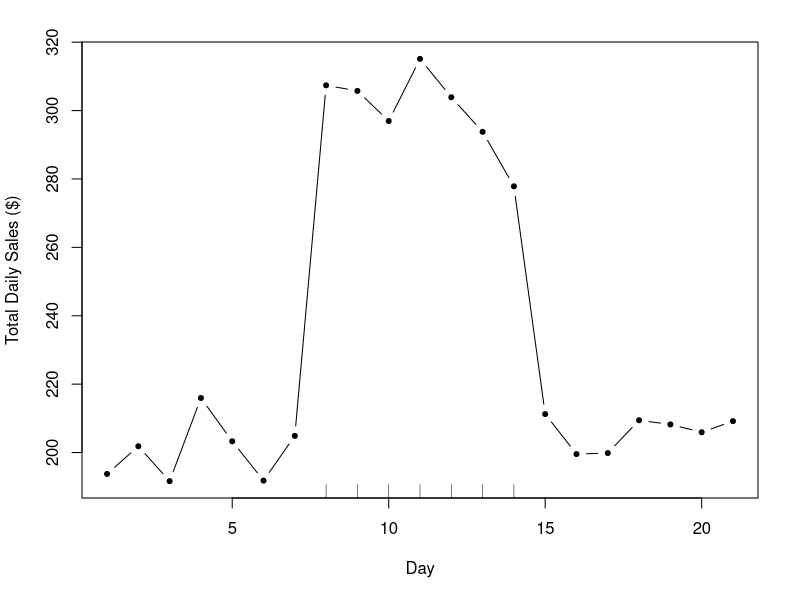
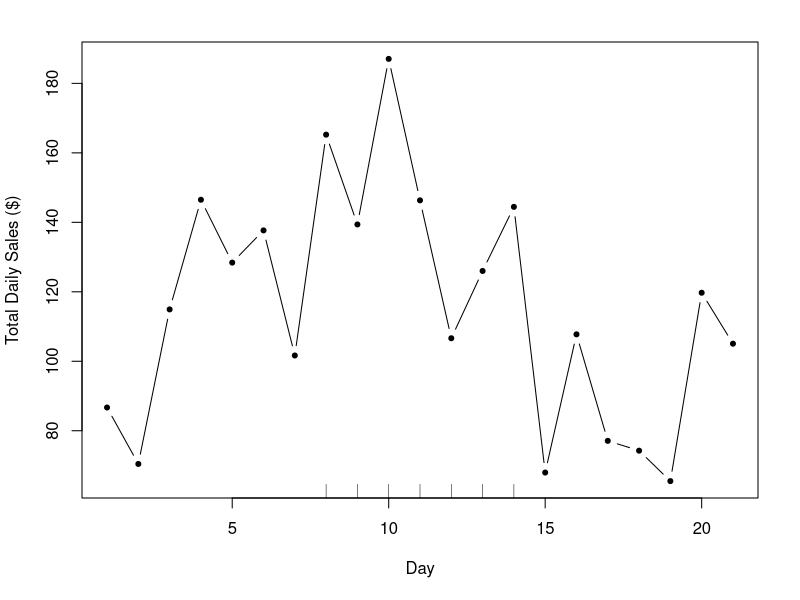
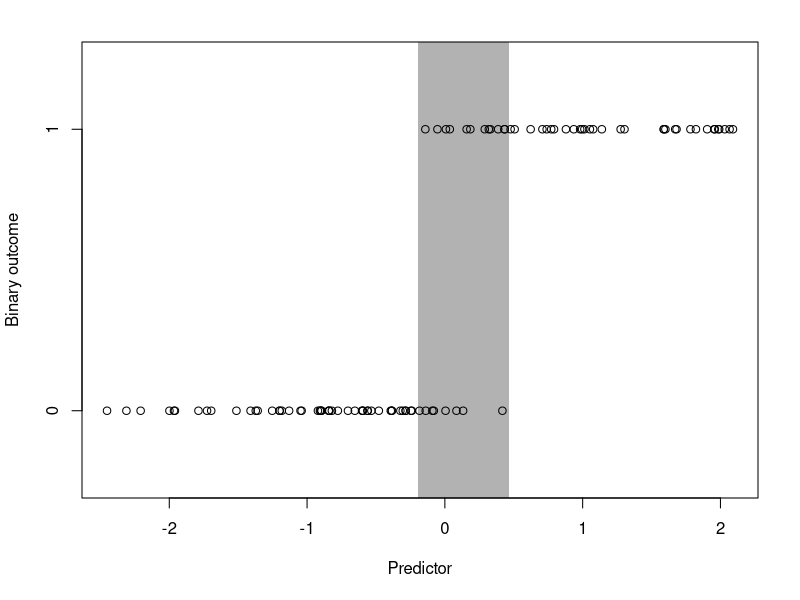

Write the R code that produced these figures, in order. (Note: this script raises an error after producing the figures.)
## ---- chunk 1
knitr::opts_chunk$set(echo = FALSE, fig.path = "images/formal-", comment = NA)
## ---- chunk 2
set.seed(1)
par(mar = c(5, 4, 2, 2) + .1)
x <- c(rep(0, 7), rep(1, 7), rep(0, 7))
tt <- 1:21
e <- rnorm(21, 0, 10)
y <- 200 + 100 * x + e
plot(tt, y, xlab = "Day", ylab = "Total Daily Sales ($)", type = "b", pch = 20)
rug(tt[x == 1])
## ---- chunk 3
fit <- lm(y ~ x)
## ---- chunk 4
data.frame(sales = y, campaign = x, day = tt)
## ---- chunk 5
set.seed(23)
par(mar = c(5, 4, 2, 2) + .1)
x <- c(rep(0, 7), rep(1, 7), rep(0, 7))
tt <- 1:21
e <- rnorm(21, 0, 30)
y <- 100 - 20 * cos(2 * pi * tt / 21) + 20 * x + e
plot(tt, y, xlab = "Day", ylab = "Total Daily Sales ($)", type = "b", pch = 20)
rug(tt[x == 1])
## ---- chunk 6
fit <- lm(y ~ x)
## ---- chunk 7
fit2 <- lm(y ~ x + poly(tt, 2))
## ---- chunk 8
fit3 <- lm(y ~ x + poly(tt, 4))
## ---- chunk 9
b1 <- round(coef(fit)[2], 2)
b2 <- round(coef(fit2)[2], 2)
b3 <- round(coef(fit3)[2], 2)
## ---- chunk 10
set.seed(2)
x <- rnorm(100)
logit.p <- 0 + 8 * x
y <- rbinom(100, 1, plogis(logit.p))
par(mar = c(5, 4, 2, 2) + .1)
plot(x, y, xlab = "Predictor", ylab = "Binary outcome", yaxt = "n", 
     ylim = c(-0.25, 1.25))
axis(2, 0:1, as.character(0:1))
first <- sort(x)[which(y[order(x)] == 1)[1]] - 0.05
last <- sort(x)[tail(which(y[order(x)] == 0), 1)] + 0.05
polygon(c(first, last, last, first), c(-1, -1, 2, 2), border = NA, 
        col = rgb(0, 0, 0, 0.3))
## ---- chunk 11
library(caret)
data(GermanCredit)
set.seed(20)
train.idx <- createDataPartition(y = GermanCredit$Class, 
                                 p = 0.75, 
                                 list = FALSE)
training <- GermanCredit[train.idx, ]
testing <- GermanCredit[-train.idx, ]
## ---- chunk 12
set.seed(100)
fit <- train(Class ~ ., data = training, method = "pls")
pred <- predict(fit, newdata = testing, type = "prob")
par(mar = c(5, 4, 2, 2) + 0.1)
plot(pred[, 2], jitter(unclass(testing$Class)-1, .1), ylim = c(-0.25, 1.25), yaxt = "n", ylab = "Credit Quality", xlab = "Predicted Probability of \"Good\"")
axis(2, 0:1, c("Bad", "Good"))
## ---- chunk 13
pred.class = predict(fit, newdata = testing)
confusionMatrix(data = pred.class, testing$Class, positive = "Good")
